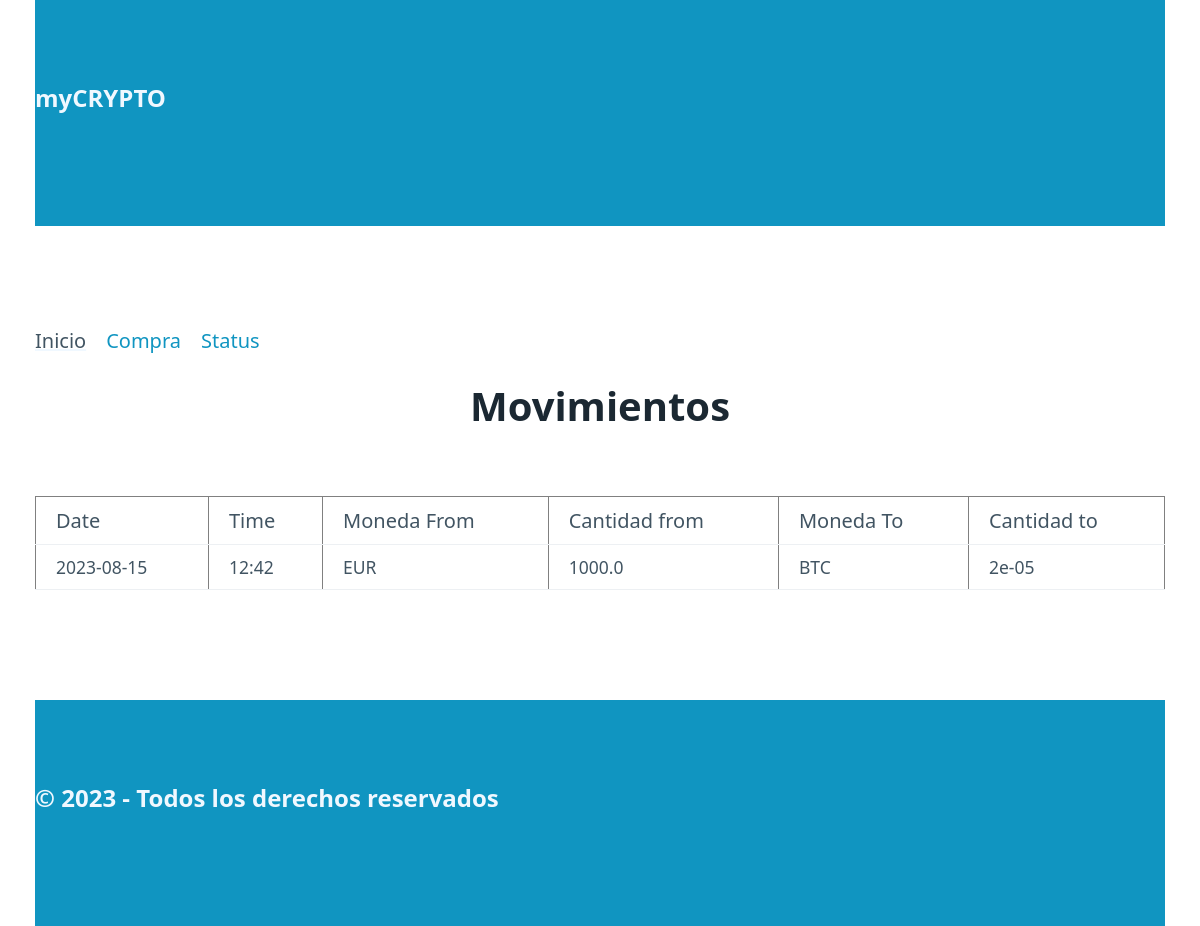
The app's page /, older data.
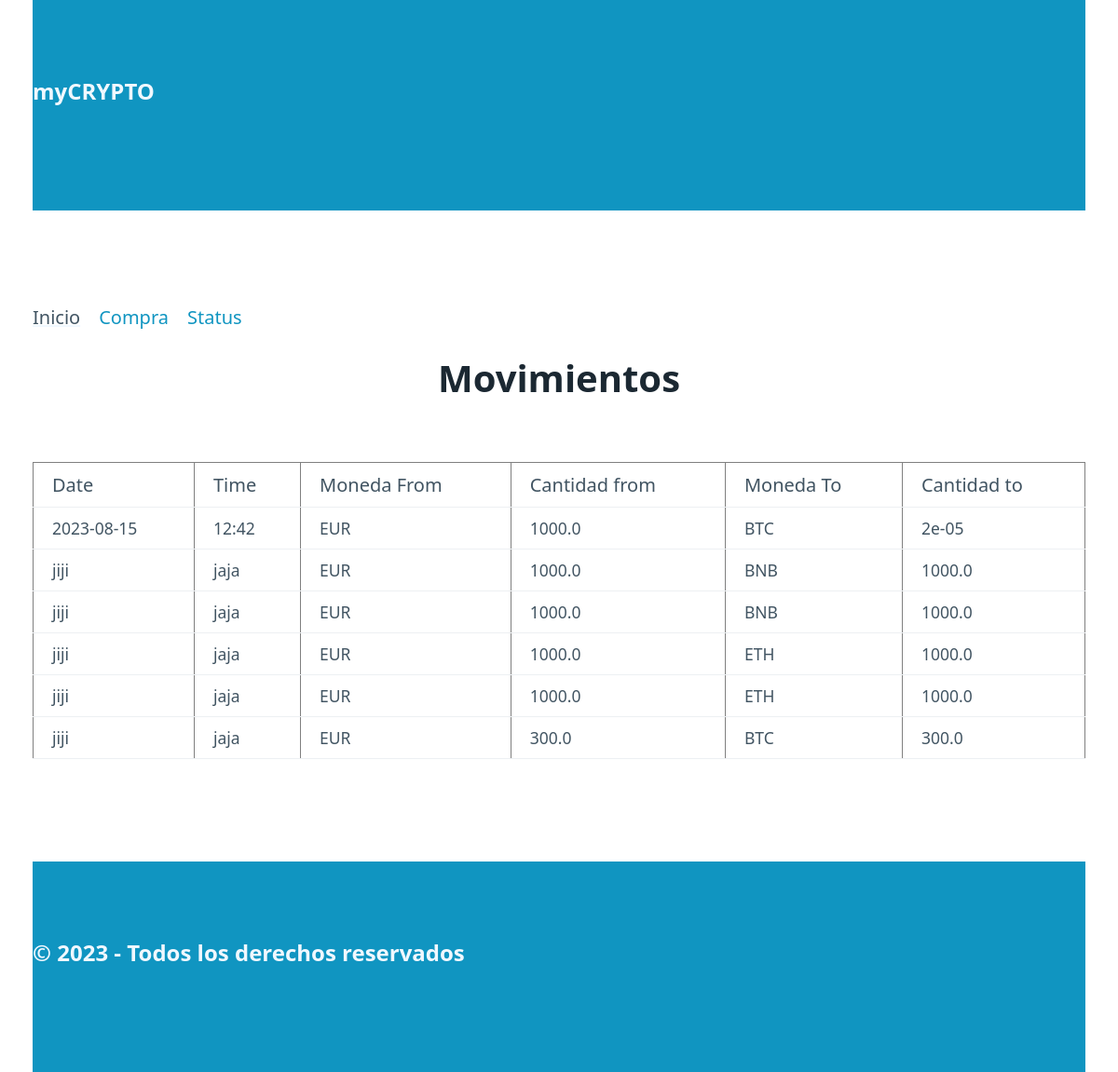
The same page, newer data.
### tables this page shows
CREATE TABLE "movements" (
	"id"	INTEGER,
	"date"	TEXT,
	"time"	TEXT,
	"moneda_from"	TEXT,
	"cantidad_from"	REAL,
	"moneda_to"	TEXT,
	"cantidad_to"	REAL,
	PRIMARY KEY("id" AUTOINCREMENT)
);

### my_crypto/routes.py (the view)
@app.route("/", methods=['GET'])
def index():
    movements = dao.get_all()
    return render_template("inicio.html", movements=movements)

### my_crypto/models.py (called while the page is built)
    def get_all(self):
        query ="""
        SELECT  date, time, moneda_from, cantidad_from, moneda_to, cantidad_to
            FROM movements
        """
        conn = sqlite3.connect(self.path)
        cur = conn.cursor()
        cur.execute(query)
        res = cur.fetchall()
        lista = []
        for reg in res:
            lista.append(Movement(*reg))
        conn.close()
        return lista

### my_crypto/templates/inicio.html
{% extends "base.html" %}
{% block content %}
<nav class="container">
    <ul>
        <li><a class="isDisabled" href="/">Inicio</a></li>
        <li><a href="/purchase" >Compra</a></li>
        <li><a href="/status" >Status</a></li>
    </ul>
</nav>
<h1 align="center">Movimientos</h1>
<table class="container" border="1px ">
    <tr>
        <th>Date</th>
        <th>Time</th>
        <th>Moneda From</th>
        <th>Cantidad from</th>
        <th>Moneda To</th>
        <th>Cantidad to </th>
    </tr>
    {% if movements %}
        {% for movement in movements %}
        <tr>
            <td>{{ movement.date }}</td>
            <td>{{ movement.time }}</td>
            <td>{{ movement.moneda_from }}</td>
            <td>{{ movement.cantidad_from }}</td>
            <td>{{ movement.moneda_to }}</td>
            <td>{{ movement.cantidad_to }}</td>
        </tr>
        {% endfor %}
    {% else %}
        <tr >
            <th>No hay Movimientos</td>
        </tr>
    {% endif %}
</table>
{% endblock %}

Row changes from the older to the newer data that the page shows:
added movements: date "jiji", time "jaja", moneda_from "EUR", cantidad_from "1000.0", moneda_to "BNB", cantidad_to "1000.0"
added movements: date "jiji", time "jaja", moneda_from "EUR", cantidad_from "1000.0", moneda_to "BNB", cantidad_to "1000.0"
added movements: date "jiji", time "jaja", moneda_from "EUR", cantidad_from "1000.0", moneda_to "ETH", cantidad_to "1000.0"
added movements: date "jiji", time "jaja", moneda_from "EUR", cantidad_from "1000.0", moneda_to "ETH", cantidad_to "1000.0"
added movements: date "jiji", time "jaja", moneda_from "EUR", cantidad_from "300.0", moneda_to "BTC", cantidad_to "300.0"
